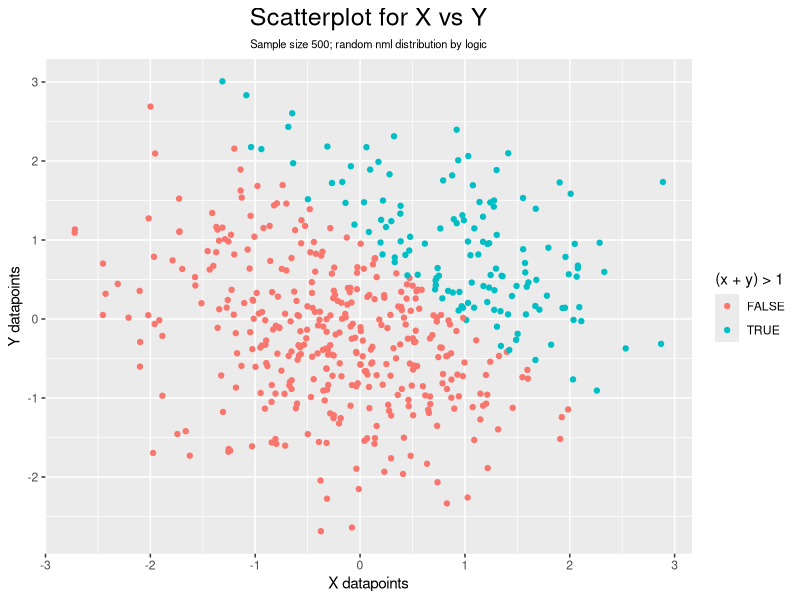
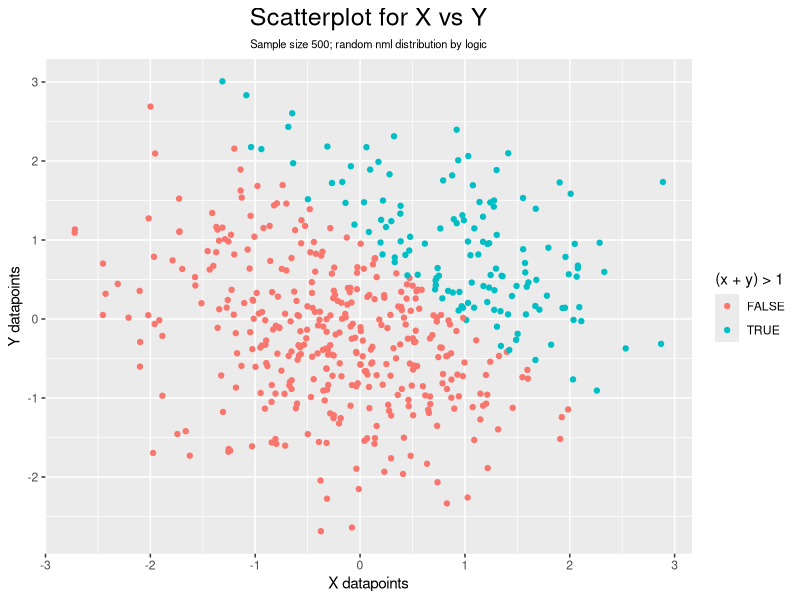

Here is the R script that generated these plots, in order:
## ---- chunk 1

knitr::opts_chunk$set(echo = TRUE, eval = TRUE)
library(tidyverse)  # loads tidyverse package; if not installed, use install(tidyverse) prior

## ---- chunk 2

# Seed used for reproducibility
set.seed(2)


# Creates a data-frame that is composed of vectors below
prob1_df <- tibble(
  df_sample = rnorm(8),                              # Vector for random normal-distributed sample of size 8
  df_vec_logic = df_sample > 0,                      # Logical vector that evaluates if elements in sample > 0
  df_vec_char = c("GitHub", "is", "super",           # Character vector with 8 variables ("length == 8")
               "interesting", "and", "awesome", 
               "I", "can't even..."),
  df_vec_fac = factor(c("corn", "not corn", "corn",  # Factor vector size 8 with 3 levels: "corn", 
              "maybe corn", "corn", "maybe corn",    # "maybe corn", "not corn"
              "corn", "not corn"))
)


# Pulls vectors inside prob1_df and turns it into usable variables outside
# Inconvenient but makes downstream access to these vectors easier
# Using prob1_df$vector was considered bad syntax and was not utilized
sample <- pull(prob1_df, df_sample)
vec_logic <- pull(prob1_df, df_vec_logic)
vec_char <- pull(prob1_df, df_vec_char)
vec_fac <- pull(prob1_df, df_vec_fac)


# Takes the mean for each vectors
mean(sample)
mean(vec_logic)
mean(vec_char)
mean(vec_fac)

## ---- chunk 3

as.numeric(vec_logic) * sample      # Convert logical vector to numeric then multiplied with sample
as.factor(vec_logic) * sample       # Convert logical vector to factor then multiplied with sample
as.numeric(as.factor(vec_logic)) * sample # Convert logical vector to factor then numeric then multiplied                                                       with sample

## ---- chunk 4

# Data frame consisting of commented vectors
prob2_df <- tibble(
  df_x = rnorm(500),                   # Vector 1 of random normal distribution sample; size 500 
  df_y = rnorm(500),                   # Vector 2 of random normal distribution sample; size 500 
  df_xy_logic = (df_x + df_y) > 1,     # Logical vector; evaluates argument: x + y > 1
  df_xy_num = as.numeric(df_xy_logic), # Vector from coercing xy_logic to a numeric vector
  df_xy_fac = as.factor(df_xy_logic)   # Vector from coercing xy_logic to a factor vector
)


# pulls variable from prob2_df out of the df so it's usable outside
x <- pull(prob2_df, df_x)
xy_logic <- pull(prob2_df, df_xy_logic)
xy_num <- pull(prob2_df, df_xy_num)
xy_fac <- pull(prob2_df, df_xy_fac)

## ---- chunk 5

# ggplot of y vs x; by logic
scatter_1 <- ggplot(data = prob2_df, aes(x = df_x, y = df_y, color = df_xy_logic)) + 
  geom_point() +
  labs(title = "Scatterplot for X vs Y", 
       subtitle = "Sample size 500; random nml distribution by logic",
       x = "X datapoints",
       y = "Y datapoints",
       color = "(x + y) > 1") +
  theme(plot.title = element_text(hjust = 0.5, size = 18),
        plot.subtitle = element_text(hjust = 0.5, size = 8))


# ggplot of y vs x; by numeric
scatter_2 <- ggplot(data = prob2_df, aes(x = df_x, y = df_y, color = df_xy_num)) +
  geom_point() +
  labs(title = "Scatterplot for X vs Y", 
       subtitle = "Sample size 500; random nml distribution by numeric",
       x = "X datapoints",
       y = "Y datapoints",
       color = "(x + y) > 1") +
  theme(plot.title = element_text(hjust = 0.5, size = 18),
        plot.subtitle = element_text(hjust = 0.5, size = 8))


# ggplot of y vs x; by factor
scatter_3 <- ggplot(data = prob2_df, aes(x = df_x, y = df_y, color = df_xy_fac)) +
  geom_point() +
  labs(title = "Scatterplot for X vs Y", 
       subtitle = "Sample size 500; random nml distribution by factor",
       x = "X datapoints",
       y = "Y datapoints",
       color = "(x + y) > 1") +
  theme(plot.title = element_text(hjust = 0.5, size = 18),
        plot.subtitle = element_text(hjust = 0.5, size = 8))


ggsave("1st Scatterplot by logic.png", plot(scatter_1))
